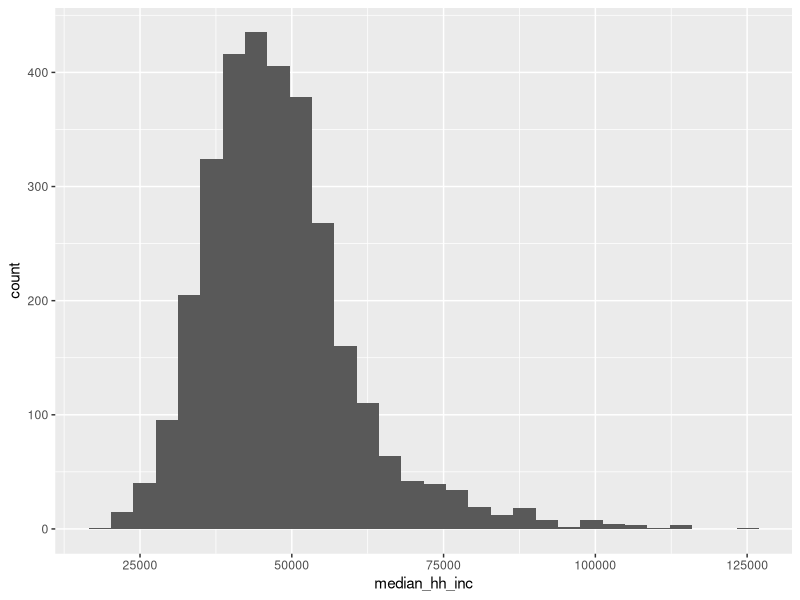
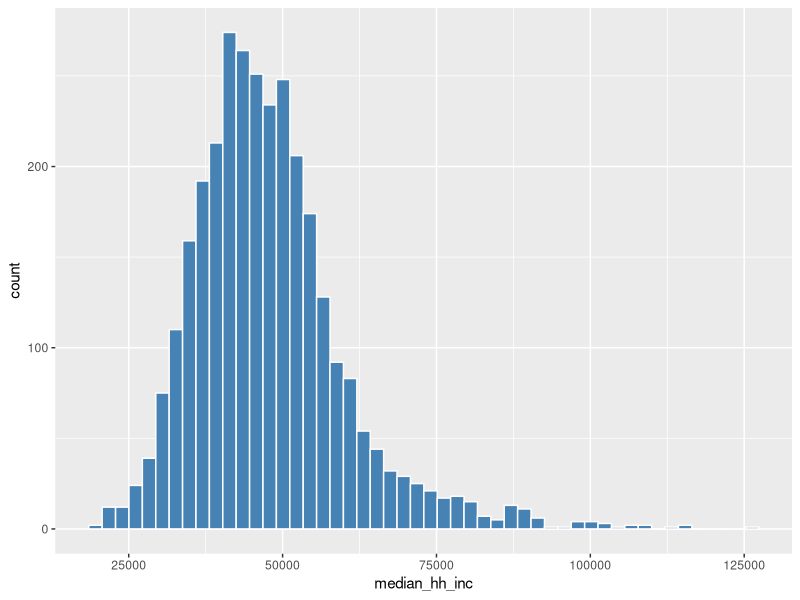
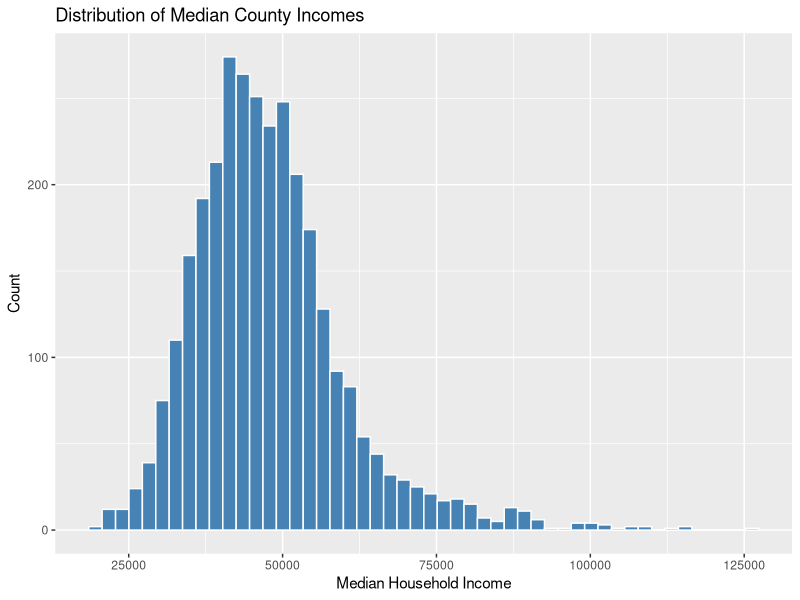
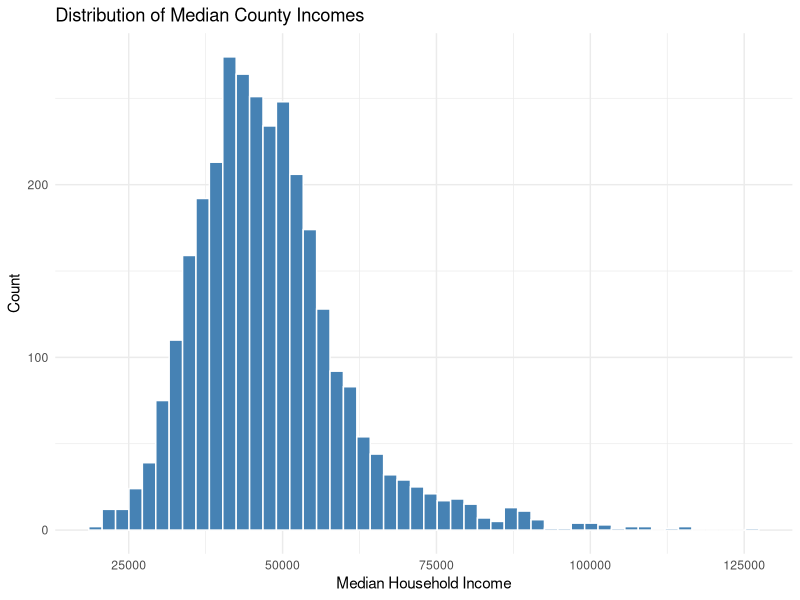
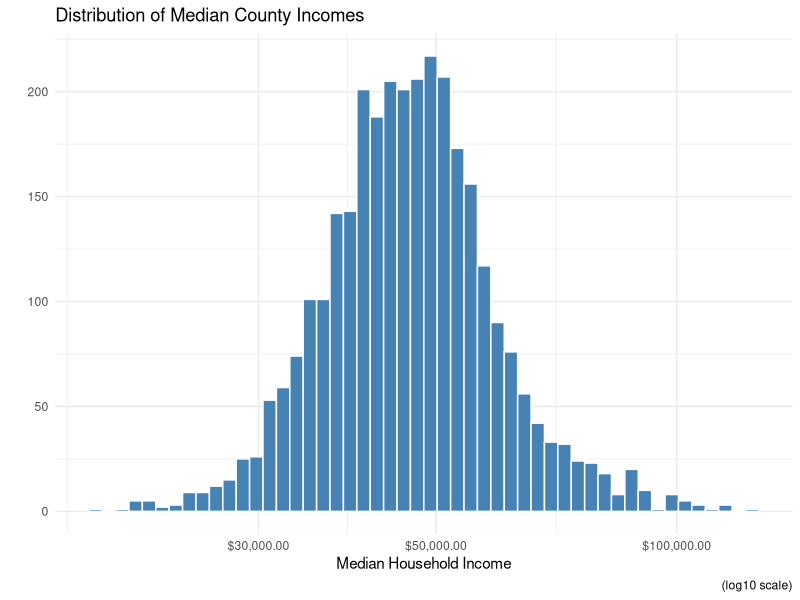
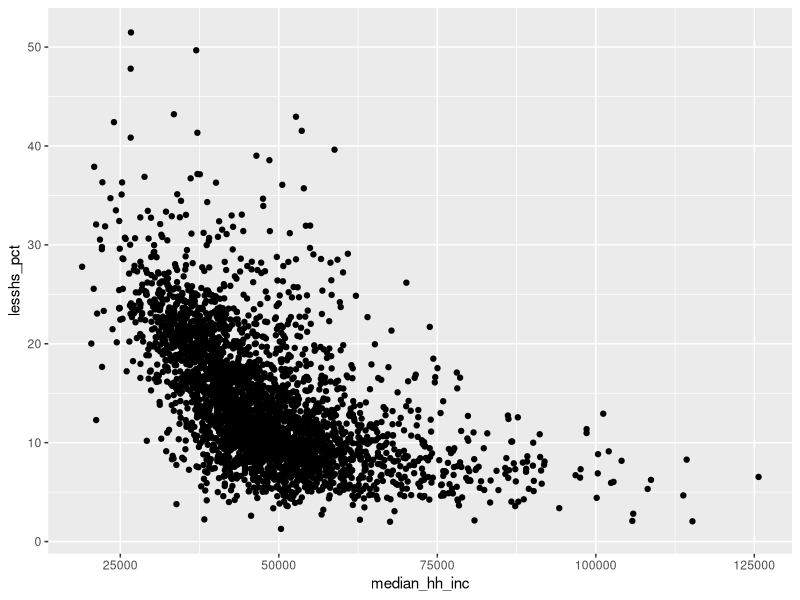
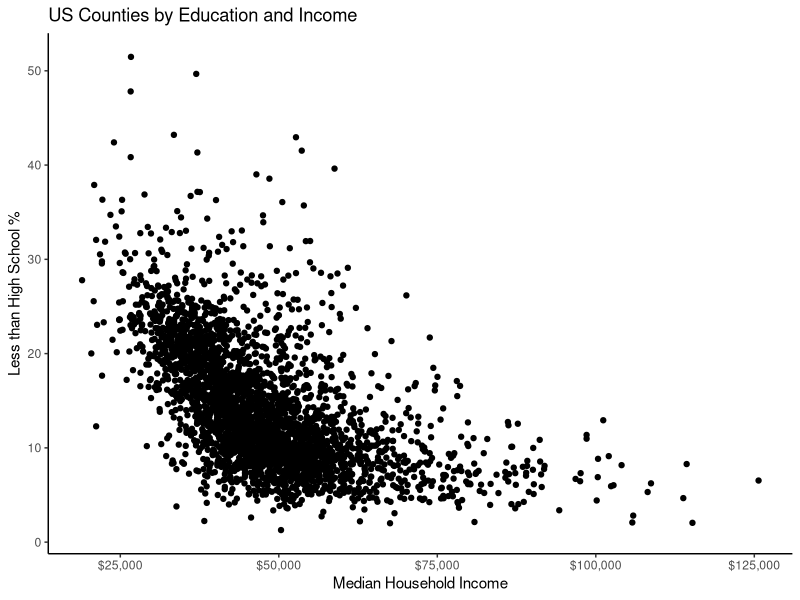
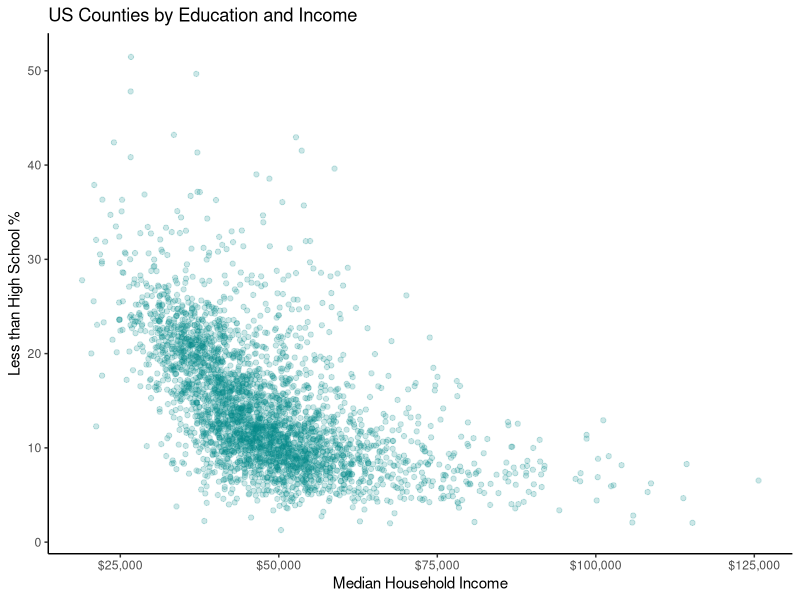

Recreate these plots in R, in order.
## ---- chunk 1
library(tidyverse)
library(here)
## ---- chunk 2
county_elections <- read_csv(here("data", "county_elections.csv"))

# Remove any rows with missing values to avoid warning messages
county_elections <- na.omit(county_elections)
## ---- chunk 3
ggplot(county_elections) +
  aes(x = median_hh_inc) +
  geom_histogram()
## ---- chunk 4
ggplot(county_elections) +
  aes(x = median_hh_inc) +
  geom_histogram(bins = 50,
                 color = "white",
                 fill = "steelblue")
## ---- chunk 5
ggplot(county_elections) +
  aes(x = median_hh_inc) +
  geom_histogram(bins = 50,
                 color = "white",
                 fill = "steelblue") +
  labs(title = "Distribution of Median County Incomes",
       x = "Median Household Income",
       y = "Count")
## ---- chunk 6
ggplot(county_elections) +
  aes(x = median_hh_inc) +
  geom_histogram(bins = 50,
                 color = "white",
                 fill = "steelblue") +
  labs(title = "Distribution of Median County Incomes",
       x = "Median Household Income",
       y = "Count") +
  theme_minimal()
## ---- chunk 7
ggplot(county_elections) +
  aes(x = median_hh_inc) +
  geom_histogram(bins = 50,
                 color = "white",
                 fill = "steelblue") +
  labs(title = "Distribution of Median County Incomes",
       x = "Median Household Income",
       y = "",
       caption = "(log10 scale)") +
  theme_minimal() +
  scale_x_log10(labels = scales::dollar)
## ---- chunk 8
ggplot(county_elections) +
  aes(x = median_hh_inc, y = lesshs_pct) +
  geom_point()
## ---- chunk 9
ggplot(county_elections) +
  aes(x = median_hh_inc, y = lesshs_pct) +
  geom_point() +
  labs(title = "US Counties by Education and Income",
       x = "Median Household Income",
       y = "Less than High School %") +
  scale_x_continuous(label = scales::dollar) +
  theme_classic()
## ---- chunk 10
ggplot(county_elections) +
  aes(x = median_hh_inc, y = lesshs_pct) +
  geom_point(alpha = 0.2, color = "darkcyan") +
  labs(title = "US Counties by Education and Income",
       x = "Median Household Income",
       y = "Less than High School %") +
  scale_x_continuous(label = scales::dollar) +
  theme_classic()
## ---- chunk 11
ggplot(county_elections) +
  aes(x = median_hh_inc, y = lesshs_pct) +
  geom_point(alpha = 0.2, color = "darkcyan") +
  geom_smooth(method = "lm", color = "black") +
  labs(title = "US Counties by Education and Income",
       x = "Median Household Income",
       y = "Less than High School %") +
  scale_x_continuous(label = scales::dollar) +
  theme_classic()
## ---- chunk 12
ggplot(county_elections) +
  aes(x = median_hh_inc, y = lesshs_pct) +
  geom_point(alpha = 0.2, color = "darkcyan") +
  geom_smooth(method = "lm", color = "black",
              formula = "y ~ log(x)") +
  labs(title = "US Counties by Education and Income",
       x = "Median Household Income",
       y = "Less than High School %") +
  scale_x_continuous(label = scales::dollar) +
  theme_classic()
## ---- chunk 13
county_elections <- county_elections |> 
  mutate(rural = ifelse(rural_pct > 50, "Rural", "Not Rural"))
## ---- chunk 14
ggplot(county_elections) +
  aes(x = median_hh_inc, y = lesshs_pct,
      color = rural) + # Coloring points based on rural variable
  geom_point(alpha = 0.5) + # Removed color from geom
  labs(title = "US Counties by Education and Income",
       x = "Median Household Income",
       y = "Less than High School %") +
  scale_x_continuous(label = scales::dollar) +
  theme_classic()
## ---- chunk 15
ggplot(county_elections) +
  aes(x = median_hh_inc, y = lesshs_pct,
      size = total_population) + # Changing size of points
  geom_point(alpha = 0.2) + 
  labs(title = "US Counties by Education and Income",
       x = "Median Household Income",
       y = "Less than High School %") +
  scale_x_continuous(label = scales::dollar) +
  theme_classic()
## ---- chunk 16
ggplot(county_elections) +
  aes(x = median_hh_inc, y = lesshs_pct) +
  geom_point(alpha = 0.2, color = "darkcyan") +
  labs(title = "US Counties by Education and Income",
       x = "Median Household Income",
       y = "Less than High School %") +
  scale_x_continuous(label = scales::dollar) +
  theme_classic() +
  facet_wrap(~ rural) # Adding faceting
## ---- chunk 17
ggplot(county_elections) +
  aes(x = median_hh_inc, y = lesshs_pct) +
  geom_point(alpha = 0.2, color = "darkcyan") +
  labs(title = "US Counties by Education and Income",
       x = "Median Household Income",
       y = "Less than High School %") +
  scale_x_continuous(label = scales::dollar) +
  theme_classic() +
  facet_wrap(~ rural, nrow = 2)
